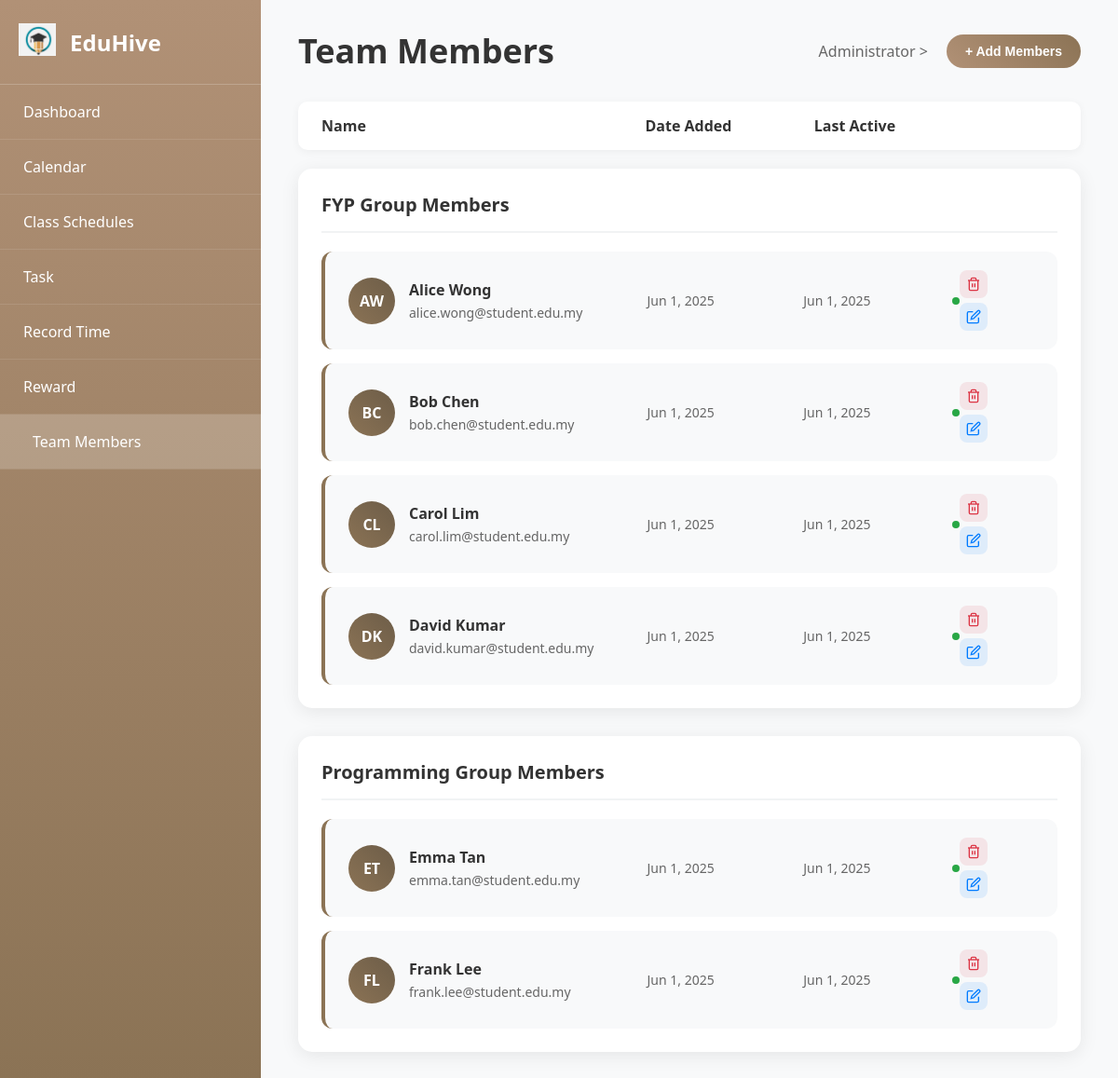
The page /team_member.php (signed in) on the database its author committed.
### tables this page shows
CREATE TABLE team_members (
    id INT AUTO_INCREMENT PRIMARY KEY,
    user_id INT NOT NULL,
    name VARCHAR(100) NOT NULL,
    email VARCHAR(255) NOT NULL,
    role VARCHAR(50) NULL,
    group_name VARCHAR(50) NOT NULL,
    avatar VARCHAR(255) NULL,
    phone VARCHAR(20) NULL,
    status ENUM('active', 'inactive') DEFAULT 'active',
    last_active TIMESTAMP NULL,
    notes TEXT NULL,
    created_at TIMESTAMP DEFAULT CURRENT_TIMESTAMP,
    updated_at TIMESTAMP DEFAULT CURRENT_TIMESTAMP ON UPDATE CURRENT_TIMESTAMP,
    FOREIGN KEY (user_id) REFERENCES users(id) ON DELETE CASCADE,
    INDEX idx_user_group (user_id, group_name),
    INDEX idx_email (email),
    INDEX idx_status (status)
);

### config/session.php (called while the page is built, shortened)
<?php
function isLoggedIn() {
    return isset($_SESSION['user_id']) &&
           isset($_SESSION['user_email']) &&
           !empty($_SESSION['user_id']);
}
function getCurrentUserId() {
    if (isLoggedIn()) {
        return (int) $_SESSION['user_id'];
    }
    return null;
}
function getCurrentUserName() {
    if (isLoggedIn()) {
        return $_SESSION['user_name'] ?? null;
    }
    return null;
}
?>

### config/database.php (called while the page is built, shortened)
<?php
class Database {
    private $host = "localhost";
    private $db_name = "eduhive_db";
    private $username = "root";
    private $password = "";
    private $charset = "utf8mb4";
    public function getConnection() {
        $this->conn = null;
        try {
            $dsn = "mysql:host=" . $this->host . ";dbname=" . $this->db_name . ";charset=" . $this->charset;
            $options = [
                PDO::ATTR_ERRMODE            => PDO::ERRMODE_EXCEPTION,
                PDO::ATTR_DEFAULT_FETCH_MODE => PDO::FETCH_ASSOC,
                PDO::ATTR_EMULATE_PREPARES   => false,
                PDO::MYSQL_ATTR_INIT_COMMAND => "SET NAMES utf8mb4"
            ];
            $this->conn = new PDO($dsn, $this->username, $this->password, $options);
        } catch(PDOException $exception) {
            error_log("Database connection error: " . $exception->getMessage());
            if (getenv('APP_ENV') === 'production') {
                die("Database connection failed. Please try again later.");
            } else {
                die("Database connection error: " . $exception->getMessage());
            }
        }
        return $this->conn;
    }
    public function query($query, $params = []) {
        try {
            $conn = $this->getConnection();
            $stmt = $conn->prepare($query);
            $stmt->execute($params);
            if (stripos($query, 'SELECT') === 0) {
                return $stmt->fetchAll(PDO::FETCH_ASSOC);
            }
            return $stmt->rowCount();
        } catch (PDOException $e) {
            error_log("Query error: " . $e->getMessage());
            return false;
        }
    }
}
?>

### config/functions.php (called while the page is built, shortened)
<?php
require_once 'database.php';
require_once 'session.php';
?>
<?php
function getUserTeamMembers($user_id) {
    $database = new Database();
    try {
        $query = "SELECT * FROM team_members
                  WHERE user_id = :user_id AND status = 'active'
                  ORDER BY group_name, created_at DESC";
        return $database->query($query, [':user_id' => $user_id]) ?: [];
    } catch (Exception $e) {
        error_log("Error getting team members: " . $e->getMessage());
        return [];
    }
}
function getTeamMembersGrouped($user_id) {
    $members = getUserTeamMembers($user_id);
    $grouped = [];
    foreach ($members as $member) {
        $group = $member['group_name'];
        if (!isset($grouped[$group])) {
            $grouped[$group] = [];
        }
        $grouped[$group][] = $member;
    }
    return $grouped;
}
function getUserInitials($name) {
    $words = explode(' ', trim($name));
    $initials = '';
    foreach ($words as $word) {
        if (!empty($word)) {
            $initials .= strtoupper($word[0]);
        }
    }
    return substr($initials, 0, 2);
}
function formatMemberDate($date) {
    try {
        $datetime = new DateTime($date);
        return $datetime->format('M j, Y');
    } catch (Exception $e) {
        return $date;
    }
}
?>

### team_member.php (the view, shortened to what this page needs)
<?php
require_once 'config/database.php';
require_once 'config/session.php';
require_once 'config/functions.php';
$user_id = getCurrentUserId();
$user_name = getCurrentUserName() ?: 'User';
$team_members = getTeamMembersGrouped($user_id);
$group_titles = [
    'FYP' => 'FYP Group Members',
    'Programming' => 'Programming Group Members',
    'Other' => 'Other Group Members'
];
?>
<!DOCTYPE html>
<html lang="en">
<head>
  <link rel="stylesheet" href="style.css">
  <link rel="stylesheet" href="team-members.css">
</head>
<body class="dashboard-body">
  <div class="dashboard-container">
    <nav class="sidebar">
      <div class="sidebar-header">
        <div class="sidebar-logo">
             <img src="logoo.png"  width="40px" alt="">
        </div>
        <h2>EduHive</h2>
      </div>
      <ul class="nav-menu">
        <li class="nav-item">
          <a href="dashboard.php">Dashboard</a>
        </li>
        <li class="nav-item">
          <a href="calendar.php">Calendar</a>
        </li>
        <li class="nav-item">
          <a href="class_schedule.php">Class Schedules</a>
        </li>
        <li class="nav-item">
          <a href="task.php">Task</a>
        </li>
        <li class="nav-item">
          <a href="record_time.php">Record Time</a>
        </li>
        <li class="nav-item">
          <a href="reward.php">Reward</a>
        </li>
        <li class="nav-item active">
          <a href="team_member.php">Team Members</a>
        </li>
      </ul>
    </nav>
    <main class="team-main">
      <div class="team-header">
        <h1>Team Members</h1>
        <div class="header-actions">
          <span class="user-name"><?php echo htmlspecialchars($user_name); ?> ></span>
          <button class="add-members-btn" id="addMembersBtn">+ Add Members</button>
        </div>
      </div>
      <div class="table-header">
        <div class="column-header name-column">Name</div>
        <div class="column-header date-column">Date Added</div>
        <div class="column-header active-column">Last Active</div>
        <div class="column-header actions-column"></div>
      </div>
      <div class="team-groups">
        <?php if (empty($team_members)): ?>
          <div class="team-group">
            <h2 class="group-title">FYP Group Members</h2>
            <div class="members-list" data-group="FYP">
            </div>
          </div>
          <div class="team-group">
            <h2 class="group-title">Programming Group Members</h2>
            <div class="members-list" data-group="Programming">
            </div>
          </div>
        <?php else: ?>
          <?php foreach ($team_members as $group_name => $members): ?>
          <div class="team-group">
            <h2 class="group-title"><?php echo htmlspecialchars($group_titles[$group_name] ?? $group_name . ' Members'); ?></h2>
            <div class="members-list" data-group="<?php echo htmlspecialchars($group_name); ?>">
              <?php foreach ($members as $member): ?>
              <div class="member-row" data-member-id="<?php echo $member['id']; ?>">
                <div class="member-info">
                  <div class="member-avatar">
                    <div class="avatar-placeholder"><?php echo htmlspecialchars(getUserInitials($member['name'])); ?></div>
                  </div>
                  <div class="member-details">
                    <div class="member-name"><?php echo htmlspecialchars($member['name']); ?></div>
                    <div class="member-email"><?php echo htmlspecialchars($member['email']); ?></div>
                  </div>
                </div>
                <div class="member-date"><?php echo formatMemberDate($member['created_at']); ?></div>
                <div class="member-active"><?php echo formatMemberDate($member['created_at']); ?></div>
                <div class="member-actions">
                  <button class="action-btn delete-btn" onclick="deleteMember(<?php echo $member['id']; ?>)">
                    <svg width="16" height="16" viewBox="0 0 24 24" fill="none" stroke="currentColor" stroke-width="2">
                      <polyline points="3,6 5,6 21,6"/>
                      <path d="M19,6V20a2,2,0,0,1-2,2H7a2,2,0,0,1-2-2V6M8,6V4a2,2,0,0,1,2-2h4a2,2,0,0,1,2,2V6"/>
                      <line x1="10" y1="11" x2="10" y2="17"/>
                      <line x1="14" y1="11" x2="14" y2="17"/>
                    </svg>
                  </button>
                  <button class="action-btn edit-btn" onclick="editMember(<?php echo $member['id']; ?>)">
                    <svg width="16" height="16" viewBox="0 0 24 24" fill="none" stroke="currentColor" stroke-width="2">
                      <path d="M11 4H4a2 2 0 0 0-2 2v14a2 2 0 0 0 2 2h14a2 2 0 0 0 2-2v-7"/>
                      <path d="M18.5 2.5a2.121 2.121 0 0 1 3 3L12 15l-4 1 1-4 9.5-9.5z"/>
                    </svg>
                  </button>
                </div>
              </div>
              <?php endforeach; ?>
            </div>
          </div>
          <?php endforeach; ?>
        <?php endif; ?>
      </div>
    </main>
  </div>
</body>
</html>

### style.css (style rules this page uses)
* { box-sizing: border-box; margin: 0; padding: 0; }
body { font-family: 'Segoe UI', Tahoma, Geneva, Verdana, sans-serif; background: linear-gradient(135deg, #f5f7fa 0%, #c3cfe2 100%); min-height: 100vh; display: flex; justify-content: center; align-items: center; padding: 20px; }
.dashboard-body { padding: 0; margin: 0; align-items: stretch; justify-content: stretch; background: #f5f5f5; }
.dashboard-container { display: flex; width: 100vw; height: 100vh; overflow: hidden; }
.sidebar { width: 280px; background: linear-gradient(180deg, #b19176 0%, #8B7355 100%); color: white; padding: 0; overflow-y: auto; }
.sidebar-header { padding: 25px 20px; display: flex; align-items: center; gap: 15px; border-bottom: 1px solid rgba(255, 255, 255, 0.2); }
.sidebar-logo { position: relative; }
.sidebar-header h2 { font-size: 24px; font-weight: 600; margin: 0; }
.nav-menu { list-style: none; padding: 0; margin: 0; }
.nav-item { border-bottom: 1px solid rgba(255, 255, 255, 0.1); }
.nav-item a { display: block; padding: 18px 25px; color: white; text-decoration: none; font-size: 16px; font-weight: 400; transition: all 0.3s ease; }
.nav-item:hover a, .nav-item.active a { background: rgba(255, 255, 255, 0.1); padding-left: 35px; }
.nav-item.active a { background: rgba(255, 255, 255, 0.2); font-weight: 500; }
.user-name { font-size: 16px; color: #666; font-weight: 500; }

### rows shown on the page
team_members: name "AW", name "Alice Wong", email "alice.wong@student.edu.my", created_at "Jun 1, 2025"
team_members: name "BC", name "Bob Chen", email "bob.chen@student.edu.my", created_at "Jun 1, 2025"
team_members: name "CL", name "Carol Lim", email "carol.lim@student.edu.my", created_at "Jun 1, 2025"
team_members: name "DK", name "David Kumar", email "david.kumar@student.edu.my", created_at "Jun 1, 2025"
team_members: name "ET", name "Emma Tan", email "emma.tan@student.edu.my", created_at "Jun 1, 2025"
team_members: name "FL", name "Frank Lee", email "frank.lee@student.edu.my", created_at "Jun 1, 2025"

### other values the page prints
$user_name "Administrator"
$group_titles[$group_name] "FYP Group Members"
$group_titles[$group_name] "Programming Group Members"
